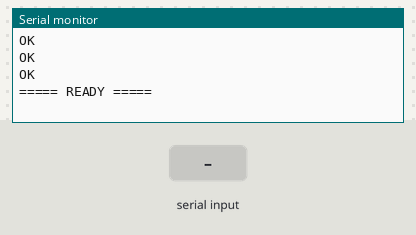
The sketch below on a simulated Arduino Mega 2560, built with avr-gcc and run on an emulated ATmega2560. On the bench: the last lines printed to the serial monitor. Inputs (shaded band) come from the test bench. The modem accepts every AT command (registered, SIM ready, sends succeed) and sends nothing else.

Above: at 18.1 s.
18.2 s: "1\n" received over Serial
At 18.7 s:
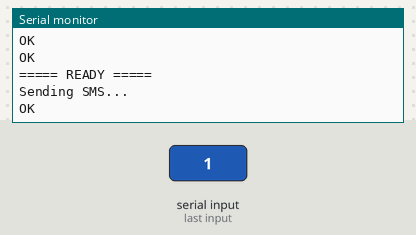
19.7 s: "AT\n" received over the second serial link
At 20.9 s:
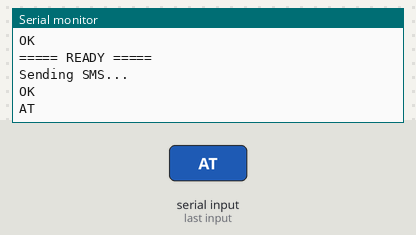
21.2 s: "1\n" received over the second serial link
At 22.1 s:
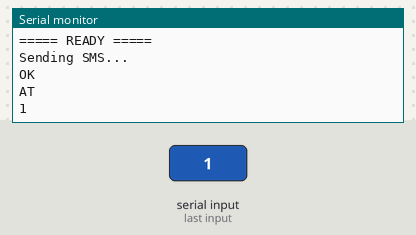

Measured:
- after the input at 18.2 s, the serial monitor: prints a new line at once (image 1)
- after the input at 19.7 s, the serial monitor: prints a new line at once (image 2)
- after the input at 21.2 s, the serial monitor: prints a new line at once (image 3)

The sketch:

SMStest2way.ino
```cpp
#include <HardwareSerial.h>

#define simSerial Serial2
#define RX_PIN 16
#define TX_PIN 17

#define PHONE_NUMBER "+84938313605"

void waitForResponse() {
  unsigned long t = millis();
  while (millis() - t < 3000) {
    while (simSerial.available()) {
      Serial.write(simSerial.read());
    }
  }
}

void setup() {
  Serial.begin(115200);
  simSerial.begin(115200, SERIAL_8N1, RX_PIN, TX_PIN);

  delay(8000);

  simSerial.println("AT");
  waitForResponse();

  simSerial.println("AT+CMGF=1");
  waitForResponse();

  simSerial.println("AT+CNMI=2,2,0,0,0");
  waitForResponse();

  Serial.println("===== READY =====");
}

void loop() {

  // 📥 Nhận từ SIM
  while (simSerial.available()) {
    Serial.write(simSerial.read());
  }

  // 📤 Gửi SMS hoặc AT
  if (Serial.available()) {
    String input = Serial.readStringUntil('\n');
    input.trim();

    if (input.startsWith("AT")) {
      simSerial.println(input);
      waitForResponse();
    }
    else {
      Serial.println("Sending SMS...");

      simSerial.println("AT+CMGF=1");
      waitForResponse();

      simSerial.print("AT+CMGS=\"");
      simSerial.print(PHONE_NUMBER);
      simSerial.println("\"");

      delay(1000); // 🔥 CHỜ dấu >

      simSerial.print(input);
      delay(500);

      simSerial.write(26); // Ctrl+Z

      waitForResponse();

      Serial.println("DONE");
    }
  }
}
```
